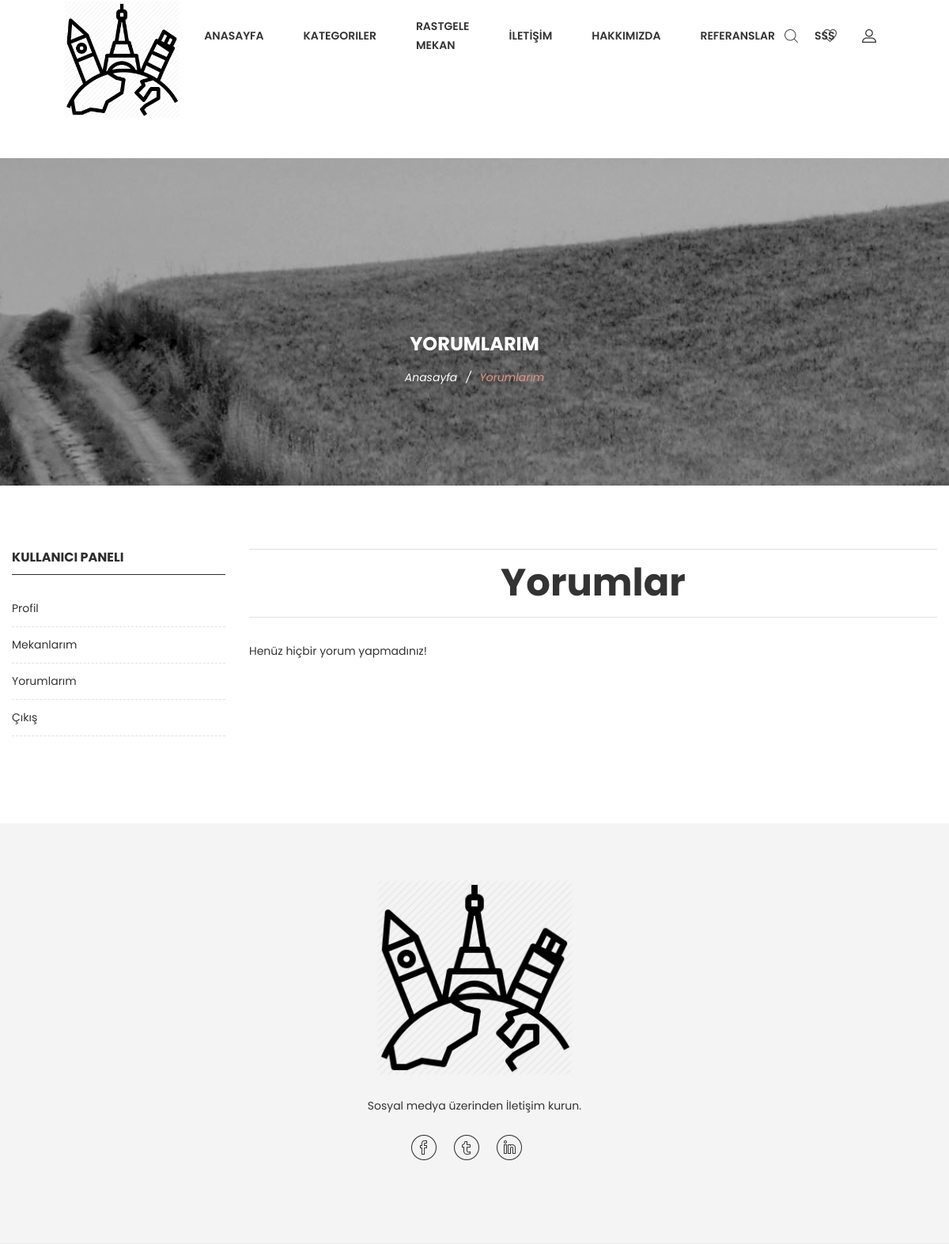
The app's page /user/comments/ (signed in), older data.
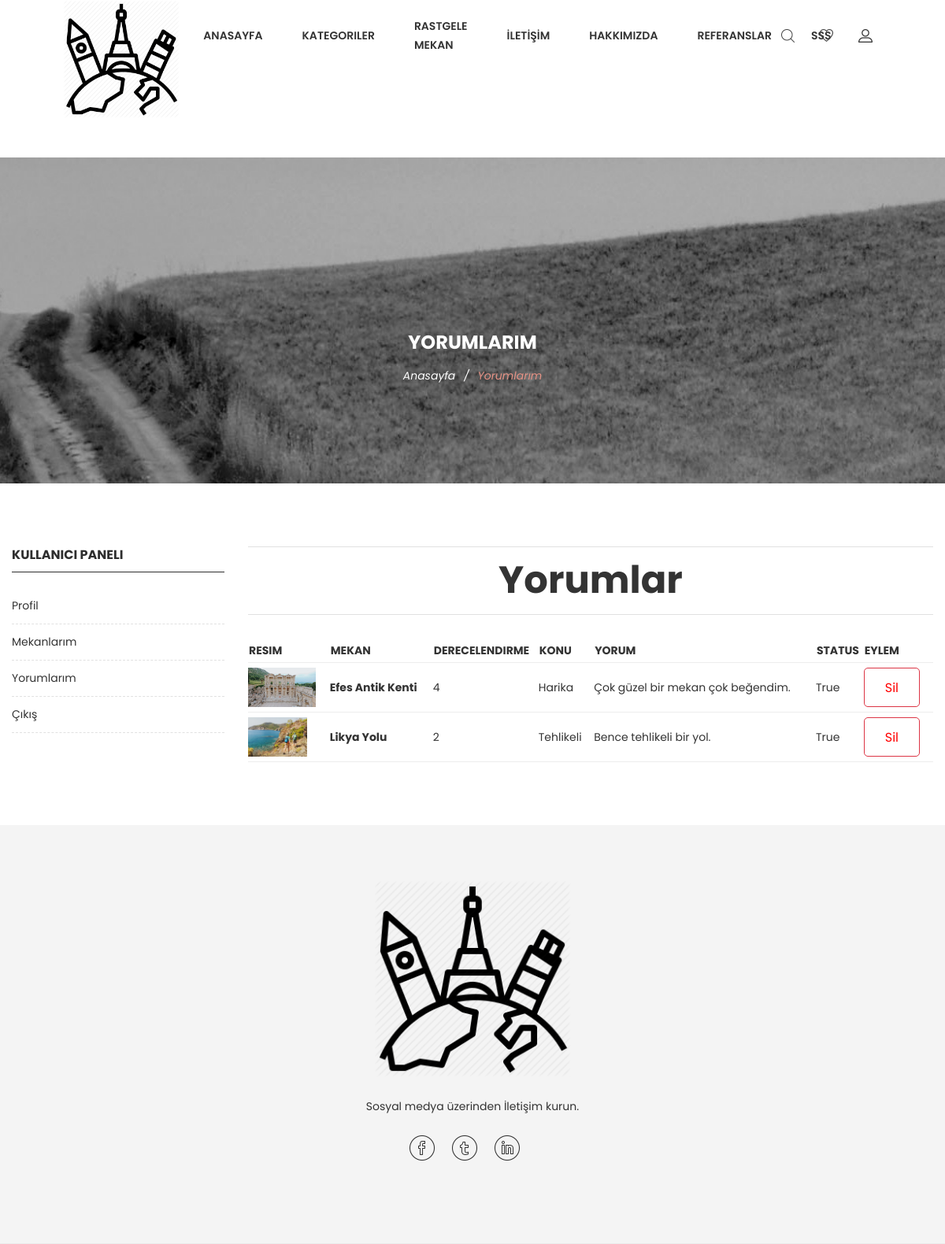
The same page, newer data.
### mekan/models.py (models this page shows, shortened)
class Comment(models.Model):
    STATUS = (
        ('New', 'Yeni'),
        ('True', 'Evet'),
        ('False', 'Hayır'),
    )
    place = models.ForeignKey(Place, on_delete=models.CASCADE)
    userprofil = models.ForeignKey(UserProfile, on_delete=models.CASCADE)
    user = models.ForeignKey(User, on_delete=models.CASCADE)
    subject = models.CharField(max_length=50, blank=True)
    comment = models.TextField(max_length=200, blank=True)
    rate = models.IntegerField(blank=True)
    status = models.CharField(max_length=10, choices=STATUS, default='New')
    ip = models.CharField(blank=True, max_length=20)
    create_at = models.DateTimeField(auto_now_add=True)
    update_at = models.DateTimeField(auto_now=True)

class Place(models.Model):
    STATUS = (
        ('True', 'Evet'),
        ('False', 'Hayır'),
    )
    user = models.ForeignKey(User, on_delete=models.SET_NULL, null=True)
    category = models.ForeignKey(Category, on_delete=models.CASCADE)
    title = models.CharField(max_length=100)
    keywords = models.CharField(max_length=255)
    description = models.CharField(max_length=255)
    country = models.CharField(max_length=100)
    city = models.CharField(max_length=100)
    detail = RichTextUploadingField(blank=True)
    slug = models.SlugField(null=False, unique=True)
    image = models.ImageField(upload_to='images/', max_length=255)  # py -m pip install --upgrade Pillow
    status = models.CharField(max_length=10, choices=STATUS)
    create_at = models.DateTimeField(auto_now_add=True)
    update_at = models.DateTimeField(auto_now=True)
    def image_tag(self):
        return mark_safe('<img src="{}" height="50"/>'.format(self.image.url))
    image_tag.short_description = 'Image'

### user/views.py (the view)
# urls.py: path('comments/', views.comments, name='comments'),
@login_required(login_url='/login')
def comments(request):
    current_user = request.user
    comment = Comment.objects.filter(user_id=current_user.id, status='True')
    context = {
        'comments': comment,
    }
    context.update(common())
    return render(request, 'User/commentsPage.html', context)

### user/views.py (called while the page is built)
def common():
    setting = Setting.objects.get(pk=1)
    category = Category.objects.all()
    return {'setting': setting,
            'category': category
            }

### home/templates/User/commentsPage.html (shortened to what this page needs)
{% extends 'HomeBase.html' %}
{% block body %}
    <div class="ht__bradcaump__area bg-image--5">
        <div class="container">
            <div class="row">
                <div class="col-lg-12">
                    <div class="bradcaump__inner text-center">
                        <h2 class="bradcaump-title">Yorumlarım</h2>
                        <nav class="bradcaump-content">
                            <a class="breadcrumb_item" href="/">Anasayfa</a>
                            <span class="brd-separetor">/</span>
                            <span class="breadcrumb_item active">Yorumlarım</span>
                        </nav>
                    </div>
                </div>
            </div>
        </div>
    </div>
    <div class="page-shop-sidebar left--sidebar bg--white section-padding--lg">
        <div class="container">
            <div class="row">
                {% include "User/profile_left_panel.html" %}
                <div class="col-lg-9 col-12 order-1 order-lg-2">
                    <div class="row">
                        <div class="col-lg-12">
                            <div class="shop__list__wrapper d-flex flex-wrap flex-md-nowrap justify-content-between">
                                <p>
                                <h1>Yorumlar</h1></p>
                            </div>
                        </div>
                    </div>
                    <div class="tab__container">
                    {% if comments %}
                        <table>
                            <tr>
                                <th>
                                    Resim
                                </th>
                                <th>
                                    Mekan
                                </th>
                                <th>
                                    Derecelendirme
                                </th>
                                <th>
                                    Konu
                                </th>
                                <th>
                                    Yorum
                                </th>
                                <th>
                                    Status
                                </th>
                                <th>
                                    Eylem
                                </th>
                            </tr>
                            {% for com in comments %}
                                <tr>
                                <td>
                                    <a href="/place/{{ com.place_id }}/{{ com.place.slug }}">
                                    <img  height="50" src="{{ com.place.image.url }}">
                                    </a>
                                </td>
                                    <td>
                                        <a href="/place/{{ com.place_id }}/{{ com.place.slug }}">
                                            <strong>{{ com.place.title }}</strong></a>
                                    </td>
                                    <td>
                                        {{ com.rate }}
                                    </td>
                                    <td>
                                        {{ com.subject }}
                                    </td>
                                    <td>
                                        {{ com.comment }}
                                    </td>
                                    <td>
                                        {{ com.status }}
                                    </td>
                                    <td>
                                            <ul class="cart__btn__list d-flex flex-wrap flex-md-nowrap flex-lg-nowrap justify-content-between">
                                                <li><a class="btn btn-danger" href="/user/deletecomment/{{ com.id }}"
                                                       onclick="return confirm('Eminmisiniz?')"><p style="color:red;">Sil</p></a>
                                                </li>
                                            </ul>
                                    </td>
                                </tr>
                            {% endfor %}
                        </table>
                    {% else %}
                        Henüz hiçbir yorum yapmadınız!
                    {% endif %}
                    </div>
                </div>
            </div>
        </div>
    </div>
{% endblock %}

### home/templates/HomeBase.html (shortened to what this page needs)
<!DOCTYPE html>
<html class="no-js" lang="zxx">
<head>
    {% load static %}
    <link rel="stylesheet" href="{% static 'css/bootstrap.min.css' %}">
    <link rel="stylesheet" href="{% static 'css/plugins.css' %}">
    <link rel="stylesheet" href="{% static 'style.css' %}">
    <link rel="stylesheet" href="{% static 'css/custom.css' %}">
    <link rel="stylesheet" href="https://ajax.googleapis.com/ajax/libs/jqueryui/1.11.4/themes/smoothness/jquery-ui.css">
</head>
<body>
{% block clean %}
    {% include 'header.html' %}
    <div class="wrapper" id="wrapper">
        <div style="padding-top: 200px"></div>
        {% block body %}{% endblock %}
        {% include 'footer.html' %}
    </div>
{% endblock %}
</body>
</html>

### home/templates/header.html (shortened to what this page needs)
{% load mptt_tags %}
{% load static %}
<header id="wn__header" class="header__area header__absolute sticky__header">
    <div class="container-fluid">
        <div class="row">
            <div class="col-md-6 col-sm-6 col-6 col-lg-2">
                <div class="logo">
                    <a href="/">
                        <img height="150" src="{% static 'images/logo/myLogo.png' %}" alt="logo images">
                    </a>
                </div>
            </div>
            <div class="col-lg-8 d-none d-lg-block">
                <nav class="mainmenu__nav">
                    <ul class="meninmenu d-flex justify-content-start">
                        <li class="drop with--one--item"><a href="/">Anasayfa</a></li>
                        {% if category %}
                            <li class="drop"><a href="/">Kategoriler</a>
                            </li>
                        {% endif %}
                        <li><a href="/RandPlace">Rastgele Mekan</a></li>
                        <li><a href="/contact">İletİşİm</a></li>
                        <li><a href="/aboutus">Hakkımızda</a></li>
                        <li><a href="/references">Referanslar</a></li>
                        <li><a href="/faq">SSS</a></li>
                    </ul>
                </nav>
            </div>
            <div class="col-md-6 col-sm-6 col-6 col-lg-2">
                <ul class="header__sidebar__right d-flex justify-content-end align-items-center">
                    <li class="shop_search"><a class="search__active" href="#"></a></li>
                    <li class="wishlist"><a href="/"></a></li>
                    <li class="setting__bar__icon"><a class="setting__active" href="../static/#"></a>
                    </li>
                </ul>
            </div>
        </div>
    </div>
</header>

### home/templates/User/profile_left_panel.html
<div class="col-lg-3 col-12 order-2 order-lg-1 md-mt-40 sm-mt-40">
    <div class="shop__sidebar">
        <aside class="wedget__categories poroduct--cat">
            <h3 class="wedget__title">Kullanıcı Paneli</h3>
            <ul>
                <li><a href="/user/profile">Profil</a></li>
                <li><a href="/user/places">Mekanlarım</a></li>
                <li><a href="/user/comments">Yorumlarım</a></li>
                <li><a href="/logout">Çıkış</a></li>
            </ul>
        </aside>
    </div>
</div>

### home/templates/footer.html
{% load static %}
<footer id="wn__footer" class="footer__area bg__cat--8 brown--color">
    <div class="footer-static-top">
        <div class="container">
            <div class="row">
                <div class="col-lg-12">
                    <div class="footer__widget footer__menu">
                        <div class="ft__logo">
                            <a href="/">
                                <img height="250" src="{% static 'images/logo/myLogo.png'%}" alt="logo">
                            </a>
                            <p>Sosyal medya üzerinden İletişim kurun.</p>
                        </div>
                        <div class="footer__content">
                            <ul class="social__net social__net--2 d-flex justify-content-center">
                                <li><a href="{{ setting.facebook }}"><i class="bi bi-facebook"></i></a></li>
                                <li><a href="{{ setting.twitter }}"><i class="bi bi-twitter"></i></a></li>
                                <li><a href="{{ setting.linkedin }}"><i class="bi bi-linkedin"></i></a></li>
                            </ul>
                        </div>
                    </div>
                </div>
            </div>
        </div>
    </div>
</footer>

### home/templates/jsFiles.html (shortened to what this page needs)
{% load static %}

Row changes from the older to the newer data that the page shows:
added Comment: place.image (picture), place "Efes Antik Kenti", rate "4", subject "Harika", comment "Çok güzel bir mekan çok beğendim.", status "True"
added Comment: place.image (picture), place "Likya Yolu", rate "2", subject "Tehlikeli", comment "Bence tehlikeli bir yol.", status "True"
Text that changed along with them:
text no longer shown: "Henüz hiçbir yorum yapmadınız!"
text now shown: "RESIM MEKAN DERECELENDIRME KONU YORUM STATUS EYLEM"
